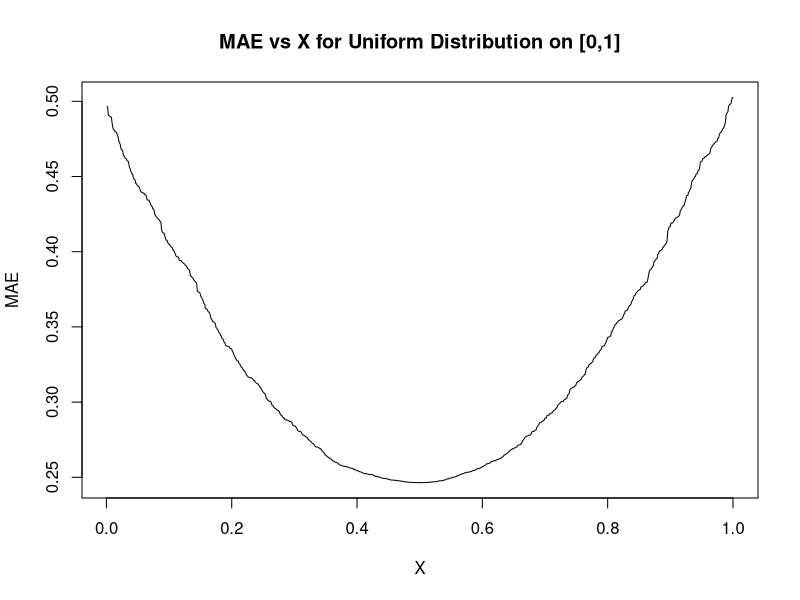

Recreate this plot in R.
#pdf(file="errGraph.pdf")

N        <- 1000
rands    <- sort(runif(N))
m        <- matrix( rep(rands, times=N), nrow=N, ncol=N)
mae      <- abs(m - t(m))
mae_vs_x <- colMeans(mae)

plot(   c(1:N)/N, mae_vs_x, 
        main='MAE vs X for Uniform Distribution on [0,1]', 
        xlab='X', ylab='MAE', type ='l'
)

cat('done\n')


